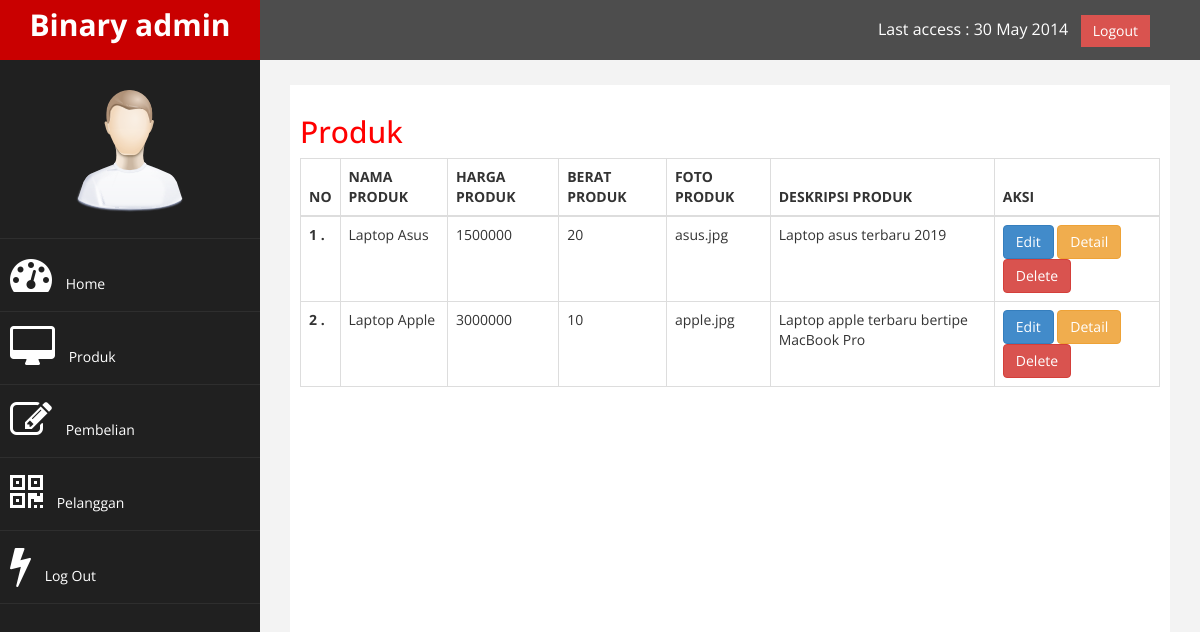
The page /index.php?halaman=produk on the database its author committed.
### tables this page shows
CREATE TABLE `produk` (
  `id_produk` int(11) NOT NULL,
  `nama_produk` varchar(100) NOT NULL,
  `harga_produk` int(11) NOT NULL,
  `berat_produk` int(11) NOT NULL,
  `foto_produk` varchar(100) NOT NULL,
  `deskripsi_produk` text NOT NULL
);

### produk.php (the view)
<h2>Produk</h2>
<table class="table table-bordered table-responsive">
  <thead class="thead-light">
    <tr>
      <th scope="col">NO</th>
      <th scope="col">NAMA PRODUK</th>
      <th scope="col">HARGA PRODUK</th>
      <th scope="col">BERAT PRODUK</th>
      <th scope="col">FOTO PRODUK</th>
      <th scope="col">DESKRIPSI PRODUK</th>
      <th scope="col">AKSI</th>
    </tr>
  </thead>
  <?php
  	$no = 1;
  	$query = mysqli_query($koneksi,"SELECT * FROM produk");
  ?>
  <tbody>
	<?php while($item = mysqli_fetch_assoc($query)) : ?>
	    <tr>
	      <th scope="row"><?= $no++; ?> .</th>
	      <td><?= $item['nama_produk']; ?></td>
	      <td><?= $item['harga_produk']; ?></td>
	      <td><?= $item['berat_produk']; ?></td>
	      <td><?= $item['foto_produk']; ?></td>
	      <td><?= $item['deskripsi_produk']; ?></td>
	      <td>
	      	<a href="edit.php" class="btn btn-primary">Edit</a>
	      	<a href="detail.php" class="btn btn-warning">Detail</a>
	      	<a href="delete.php" class="btn btn-danger">Delete</a>
	      </td>
	    </tr>
   	<?php endwhile; ?>
  </tbody>
</table>

### index.php (shortened to what this page needs)
<?php include_once 'config/koneksi.php'; ?>
<!DOCTYPE html>
<html xmlns="http://www.w3.org/1999/xhtml">
<head>
    <link href="assets/css/bootstrap.css" rel="stylesheet" />
    <link href="assets/css/font-awesome.css" rel="stylesheet" />
    <link href="assets/js/morris/morris-0.4.3.min.css" rel="stylesheet" />
    <link href="assets/css/custom.css" rel="stylesheet" />
</head>
<body>
    <div id="wrapper">
        <nav class="navbar navbar-default navbar-cls-top " role="navigation" style="margin-bottom: 0">
            <div class="navbar-header">
                <a class="navbar-brand" href="index.html">Binary admin</a>
            </div>
  <div style="color: white;padding: 15px 50px 5px 50px;float: right;font-size: 16px;"> Last access : 30 May 2014 &nbsp; <a href="login.html" class="btn btn-danger square-btn-adjust">Logout</a> </div>
        </nav>
                <nav class="navbar-default navbar-side" role="navigation">
            <div class="sidebar-collapse">
                <ul class="nav" id="main-menu">
    				<li class="text-center">
                        <img src="assets/img/find_user.png" class="user-image img-responsive"/>
    				</li>
                    <li>
                        <a href="index.php"><i class="fa fa-dashboard fa-3x"></i> Home</a>
                    </li>
                    <li>
                        <a href="index.php?halaman=produk"><i class="fa fa-desktop fa-3x"></i> Produk</a>
                    </li>
                    <li>
                        <a href="index.php?halaman=pembelian"><i class="fa fa-edit fa-3x"></i> Pembelian</a>
                    </li>
                    <li>
                        <a href="index.php?halaman=pelanggan"><i class="fa fa-qrcode fa-3x"></i> Pelanggan</a>
                    </li>
					<li>
                        <a href="index.php?halaman=logout"><i class="fa fa-bolt fa-3x"></i> Log Out</a>
                    </li>
                </ul>
            </div>
        </nav>
        <div id="page-wrapper" >
            <div id="page-inner">
                <?php
                    if(isset($_GET['halaman'])) :
                        if($_GET['halaman'] == "produk") :
                            include 'produk.php';
                        elseif ($_GET['halaman'] == "pembelian"):
                            include 'pembelian.php';
                        elseif ($_GET['halaman'] == "pelanggan") :
                            include 'pelanggan.php';
                        elseif ($_GET['halaman'] == "logout") :
                            include 'logout.php';
                        endif;
                    else :
                        include 'home.php';
                    endif;
                ?>
            </div>
            </div>
        </div>
</body>
</html>

### assets/css/custom.css (style rules this page uses)
body { font-family: 'Open Sans', sans-serif; }
#wrapper { width: 100%; background:#202020; }
#page-wrapper { padding: 15px 15px; min-height: 600px; background:#F3F3F3; }
#page-inner { width:100%; margin:10px 20px 10px 0px; background-color:#fff!important; padding:10px; min-height:1200px; }
.text-center { text-align:center; }
h2 { color: #f00; }
.square-btn-adjust { border: 0px solid transparent; -webkit-border-radius: 0px; -moz-border-radius: 0px; border-radius: 0px; }
.user-image { margin: 25px auto; -webkit-border-radius: 10px; -moz-border-radius: 10px; border-radius: 10px; max-height:170px; max-width:170px; }
.navbar-cls-top .navbar-brand { color: #fff; background: #C90000; width: 260px; text-align: center; height: 60px; font-size: 30px; font-weight: 700; }
.sidebar-collapse , .sidebar-collapse .nav { background:none; }
.sidebar-collapse .nav { padding:0; }
.sidebar-collapse .nav > li > a { color:#fff; background:#202020; text-shadow:none; }
.sidebar-collapse > .nav > li > a { padding:15px 10px; }
.sidebar-collapse > .nav > li { border-bottom: 1px solid rgba(107, 108, 109, 0.19); }
.navbar-side { border:none; background-color: #202020; }
.navbar-cls-top { background:#4D4D4D; border-bottom:none; }
.navbar-default { border:0px solid black; }
.navbar-header { background: #A70303; }
.nav > li > a > i { margin-right:10px; }
@media (min-width:768px) { #page-wrapper { margin: 0 0 0 260px; padding: 15px 30px; min-height: 1200px; } }
@media (min-width:768px) { .navbar-side { z-index: 1; position: absolute; width: 260px; } }
@media (min-width:768px) { .navbar { border-radius: 0px; } }

### rows shown on the page
produk: nama_produk "Laptop Asus", harga_produk "1500000", berat_produk "20", foto_produk "asus.jpg", deskripsi_produk "Laptop asus terbaru 2019"
produk: nama_produk "Laptop Apple", harga_produk "3000000", berat_produk "10", foto_produk "apple.jpg", deskripsi_produk "Laptop apple terbaru bertipe MacBook Pro"
